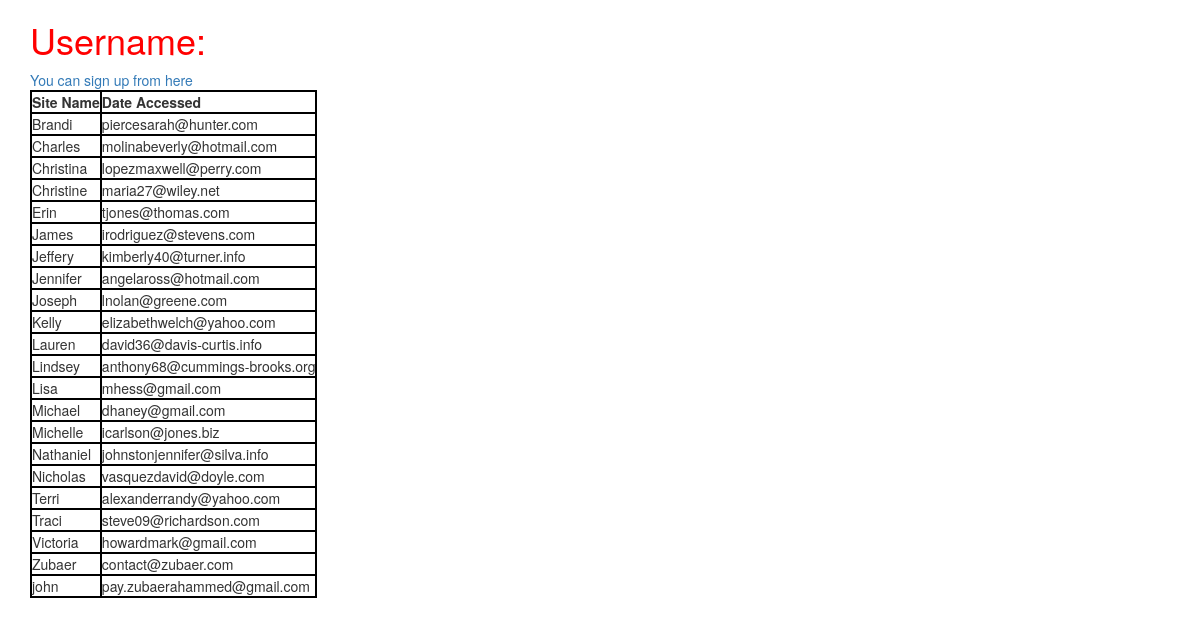
The page /users/list on the database its author committed.
### appTwo/models.py (models this page shows, shortened)
class User(models.Model):
	first_name = models.CharField(max_length=264)
	last_name = models.CharField(max_length=264)
	email = models.EmailField(max_length=264, unique=True)

### appTwo/views.py (the view)
def index(request):
	users = User.objects.order_by('first_name')
	return render(request, 'appTwo/index.html', {'users': users})

### templates/appTwo/index.html (shortened to what this page needs)
<!DOCTYPE html>
{% load staticfiles %}
<html lang="en">
<head>
	<link rel="stylesheet" href="https://maxcdn.bootstrapcdn.com/bootstrap/3.3.7/css/bootstrap.min.css">
	<link rel="stylesheet" href="{% static 'css/mystyle.css' %}">
</head>
<body>
	<div class="container">
		{% if user %}
			<h1>Username: {{ user.username }}</h1>
		{% endif %}
		<a href="{% url 'appTwo:users' %}">You can sign up from here</a>
		<div class="access_records">
			{% if users %}
				<table>
					<thead>
						<th>Site Name</th>
						<th>Date Accessed</th>
					</thead>
					<tbody>
						{% for user in users %}
							<tr>
								<td>{{ user.first_name }}</td>
								<td>{{ user.email }}</td>
							</tr>
						{% endfor %}
					</tbody>
				</table>
			{% else %}
				<p>NO USERS RECORD FOUND!</p>
			{% endif %}
		</div>
	</div>
</body>
</html>

### static/css/mystyle.css (style rules this page uses)
h1 { color: red; }
table,th,td { border: 2px solid black; }

### rows shown on the page
User: first_name "Brandi", email "piercesarah@hunter.com"
User: first_name "Charles", email "molinabeverly@hotmail.com"
User: first_name "Christina", email "lopezmaxwell@perry.com"
User: first_name "Christine", email "maria27@wiley.net"
User: first_name "Erin", email "tjones@thomas.com"
User: first_name "James", email "irodriguez@stevens.com"
User: first_name "Jeffery", email "kimberly40@turner.info"
User: first_name "Jennifer", email "angelaross@hotmail.com"
User: first_name "Joseph", email "lnolan@greene.com"
User: first_name "Kelly", email "elizabethwelch@yahoo.com"
User: first_name "Lauren", email "david36@davis-curtis.info"
User: first_name "Lindsey", email "anthony68@cummings-brooks.org"
User: first_name "Lisa", email "mhess@gmail.com"
User: first_name "Michael", email "dhaney@gmail.com"
User: first_name "Michelle", email "icarlson@jones.biz"
User: first_name "Nathaniel", email "johnstonjennifer@silva.info"
User: first_name "Nicholas", email "vasquezdavid@doyle.com"
User: first_name "Terri", email "alexanderrandy@yahoo.com"
User: first_name "Traci", email "steve09@richardson.com"
User: first_name "Victoria", email "howardmark@gmail.com"
User: first_name "Zubaer", email "contact@zubaer.com"
User: first_name "john", email "pay.zubaerahammed@gmail.com"
